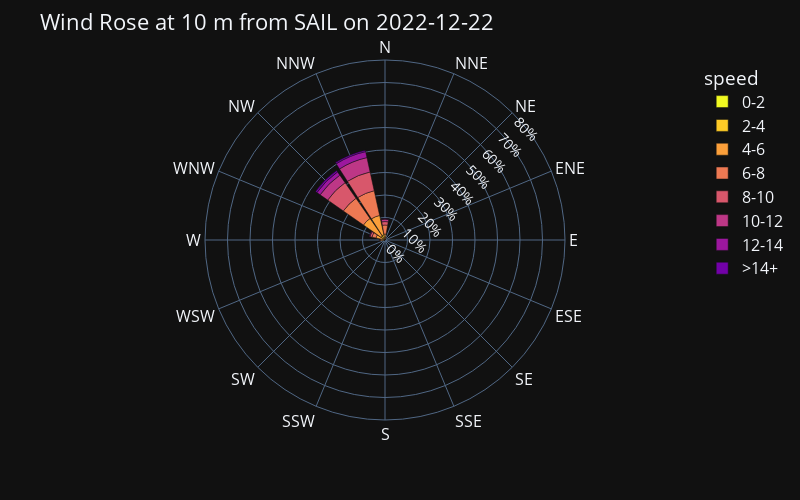

Notebook source saved alongside this figure:
### Code cell
# gather wspd_arith_mean and direction data from SOS at 10 meters on the UW tower
wind_variables = ['wspd_arith_mean','wdir_vec_mean']
met_wind_df = met_df[wind_variables].reset_index()
# filter to times on the 22nd of december
met_wind_df = met_wind_df.query("time.dt.day==22")

met_windrose_df = create_windrose_df(met_wind_df, wind_dir_var='wdir_vec_mean', wind_spd_var='wspd_arith_mean')

# create a wind rose plot using bar_polar
fig = px.bar_polar(met_windrose_df, 
                   r="frequency", 
                   theta="direction", 
                   color="speed", template="plotly_dark",
                   color_discrete_sequence= px.colors.sequential.Plasma_r,
                   width= 800,
                   height=500,
                   barnorm='percent',
                  )
# update the radial axis to show percentages
fig.update_layout(
    title="Wind Rose at 10 m from SAIL on 2022-12-22",
    font_size=16,
    polar_radialaxis=dict(
         ticksuffix='%',
         tickfont_size=14,
         showline=False,
         showticklabels=True,
         showgrid=True,
         angle=45,
         range=[0, 80]
      ),
)

### Figure 1 — Plotly figure (JSON) as saved in the notebook; plotly's stock layout.template omitted (floating-point values rounded to 4 significant figures)
{"data": [{"hovertemplate": "speed=0-2<br>frequency=%{r}<br>direction=%{theta}<extra></extra>", "legendgroup": "0-2", "marker": {"color": "#f0f921", "pattern": {"shape": ""}}, "name": "0-2", "r": [0.06944, 0, 0, 0, 0, 0, 0, 0, 0, 0, 0, 0, 0, 0, 0.1389, 0.1389], "showlegend": true, "subplot": "polar", "theta": ["N", "NNE", "NE", "ENE", "E", "ESE", "SE", "SSE", "S", "SSW", "SW", "WSW", "W", "WNW", "NW", "NNW"], "type": "barpolar"}, {"hovertemplate": "speed=2-4<br>frequency=%{r}<br>direction=%{theta}<extra></extra>", "legendgroup": "2-4", "marker": {"color": "#fdca26", "pattern": {"shape": ""}}, "name": "2-4", "r": [0.2778, 0.5556, 0.2083, 0.06944, 0, 0, 0, 0, 0, 0, 0, 0.2083, 0.4861, 0.6944, 2.014, 2.222], "showlegend": true, "subplot": "polar", "theta": ["N", "NNE", "NE", "ENE", "E", "ESE", "SE", "SSE", "S", "SSW", "SW", "WSW", "W", "WNW", "NW", "NNW"], "type": "barpolar"}, {"hovertemplate": "speed=4-6<br>frequency=%{r}<br>direction=%{theta}<extra></extra>", "legendgroup": "4-6", "marker": {"color": "#fb9f3a", "pattern": {"shape": ""}}, "name": "4-6", "r": [2.292, 0.4167, 0, 0, 0, 0, 0, 0, 0, 0, 0.2083, 0.1389, 1.528, 3.403, 9.514, 8.819], "showlegend": true, "subplot": "polar", "theta": ["N", "NNE", "NE", "ENE", "E", "ESE", "SE", "SSE", "S", "SSW", "SW", "WSW", "W", "WNW", "NW", "NNW"], "type": "barpolar"}, {"hovertemplate": "speed=6-8<br>frequency=%{r}<br>direction=%{theta}<extra></extra>", "legendgroup": "6-8", "marker": {"color": "#ed7953", "pattern": {"shape": ""}}, "name": "6-8", "r": [4.028, 0.2778, 0, 0, 0, 0, 0, 0, 0, 0, 0.06944, 0.06944, 0.3472, 1.806, 10.9, 11.25], "showlegend": true, "subplot": "polar", "theta": ["N", "NNE", "NE", "ENE", "E", "ESE", "SE", "SSE", "S", "SSW", "SW", "WSW", "W", "WNW", "NW", "NNW"], "type": "barpolar"}, {"hovertemplate": "speed=8-10<br>frequency=%{r}<br>direction=%{theta}<extra></extra>", "legendgroup": "8-10", "marker": {"color": "#d8576b", "pattern": {"shape": ""}}, "name": "8-10", "r": [1.528, 0, 0, 0, 0, 0, 0, 0, 0, 0, 0, 0, 0.1389, 0.9028, 8.472, 8.542], "showlegend": true, "subplot": "polar", "theta": ["N", "NNE", "NE", "ENE", "E", "ESE", "SE", "SSE", "S", "SSW", "SW", "WSW", "W", "WNW", "NW", "NNW"], "type": "barpolar"}, {"hovertemplate": "speed=10-12<br>frequency=%{r}<br>direction=%{theta}<extra></extra>", "legendgroup": "10-12", "marker": {"color": "#bd3786", "pattern": {"shape": ""}}, "name": "10-12", "r": [1.111, 0, 0, 0, 0, 0, 0, 0, 0, 0, 0, 0, 0, 0.3472, 4.097, 6.528], "showlegend": true, "subplot": "polar", "theta": ["N", "NNE", "NE", "ENE", "E", "ESE", "SE", "SSE", "S", "SSW", "SW", "WSW", "W", "WNW", "NW", "NNW"], "type": "barpolar"}, {"hovertemplate": "speed=12-14<br>frequency=%{r}<br>direction=%{theta}<extra></extra>", "legendgroup": "12-14", "marker": {"color": "#9c179e", "pattern": {"shape": ""}}, "name": "12-14", "r": [0.1389, 0, 0, 0, 0, 0, 0, 0, 0, 0, 0, 0, 0, 0.1389, 1.736, 2.708], "showlegend": true, "subplot": "polar", "theta": ["N", "NNE", "NE", "ENE", "E", "ESE", "SE", "SSE", "S", "SSW", "SW", "WSW", "W", "WNW", "NW", "NNW"], "type": "barpolar"}, {"hovertemplate": "speed=>14+<br>frequency=%{r}<br>direction=%{theta}<extra></extra>", "legendgroup": ">14+", "marker": {"color": "#7201a8", "pattern": {"shape": ""}}, "name": ">14+", "r": [0.06944, 0, 0, 0, 0, 0, 0, 0, 0, 0, 0, 0, 0, 0, 0.7639, 0.625], "showlegend": true, "subplot": "polar", "theta": ["N", "NNE", "NE", "ENE", "E", "ESE", "SE", "SSE", "S", "SSW", "SW", "WSW", "W", "WNW", "NW", "NNW"], "type": "barpolar"}], "layout": {"barmode": "relative", "barnorm": "percent", "font": {"size": 16}, "height": 500, "legend": {"title": {"text": "speed"}, "tracegroupgap": 0}, "margin": {"t": 60}, "polar": {"angularaxis": {"direction": "clockwise", "rotation": 90}, "domain": {"x": [0, 1], "y": [0, 1]}, "radialaxis": {"angle": 45, "range": [0, 80], "showgrid": true, "showline": false, "showticklabels": true, "tickfont": {"size": 14}, "ticksuffix": "%"}}, "title": {"text": "Wind Rose at 10 m from SAIL on 2022-12-22"}, "width": 800}}
